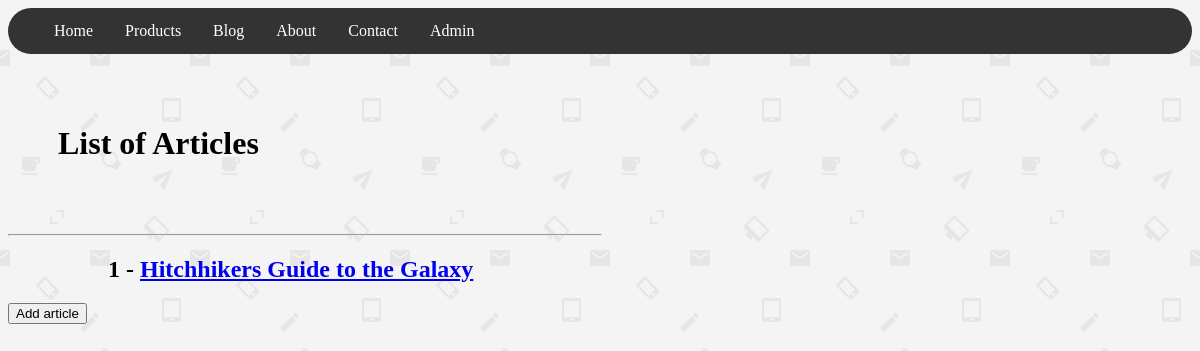
/blog/, run on an earlier commit of the app's database.
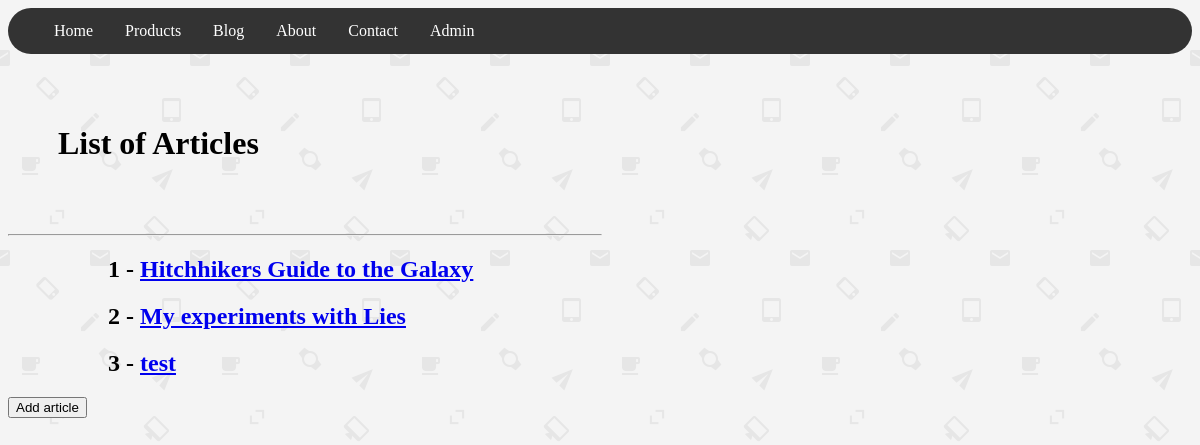
And on a later commit of the database.
### blog/models.py (models this page shows, shortened)
class Article(models.Model):
    title = models.CharField(max_length=120)
    content = models.TextField()
    active = models.BooleanField(default=True)
    def get_absolute_url(self):
        return reverse("articles:article_detail", kwargs={'id':self.id})

### blog/views.py (the view)
# urls.py: path('', ArticleListView.as_view()),
class ArticleListView(ListView):
    template_name = 'article_list.html'
    queryset = Article.objects.all() #format = app/<modelname>_list.html

### blog/templates/article_list.html
{% extends "base.html" %}
{% block content %}
<h1 style="padding:50px">List of Articles</h1>
<hr align="left" width="50%">
{% for instance in object_list %}
  <h2 style="padding-left:100px;padding-right=100px">{{ instance.id }} - <a href='{{ instance.get_absolute_url }}'>{{instance.title}}</a></h2>
{% endfor %}
<input type="button" onclick="window.location.href = './create' " value="Add article"/>
{% endblock %}

What changed in the data, as far as the page shows it:
added Article: id "2", title "My experiments with Lies"
added Article: id "3", title "test"
